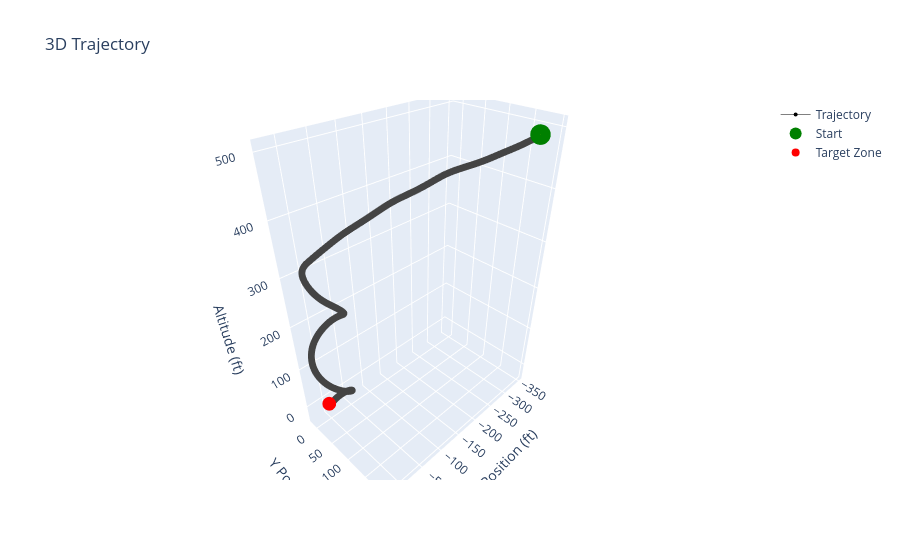
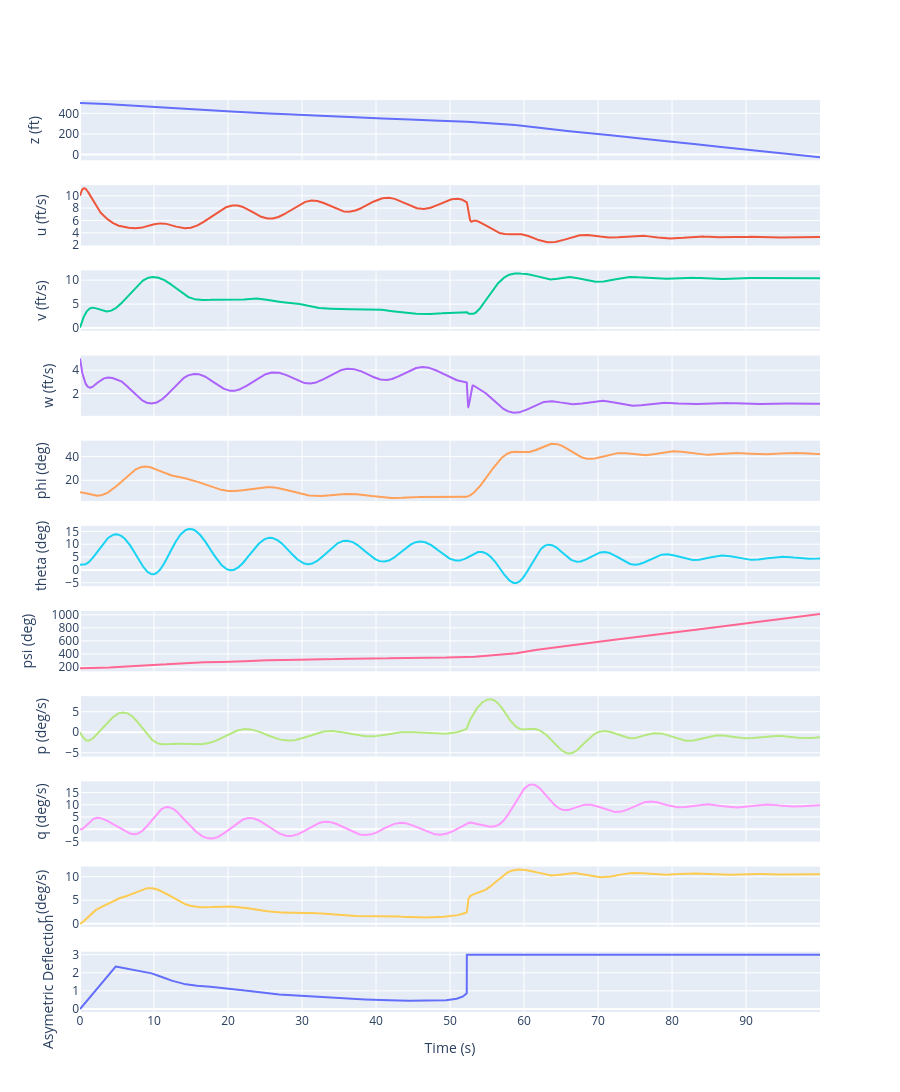

The code cell stored with these charts, in order, in its notebook:
### Markdown cell above
### Plot Trajectory

### Code cell
# convert angles to degrees for plotting
for i in range(6, 12):
    xs = xs.at[:, i].set(xs[:, i] * RAD_TO_DEG)

# change z-coord to altitude
xs = xs.at[:, 2].set(-xs[:, 2] + 2 * xs[:, 2][0])

label_idx_to_plot = {
    # "x (ft)": 0,
    # "y (ft)": 1,
    "z (ft)": 2,
    "u (ft/s)": 3,
    "v (ft/s)": 4,
    "w (ft/s)": 5,
    "phi (deg)": 6,
    "theta (deg)": 7,
    "psi (deg)": 8,
    "p (deg/s)": 9,
    "q (deg/s)": 10,
    "r (deg/s)": 11,
}
labels = list(label_idx_to_plot.keys())
indices = list(label_idx_to_plot.values())

plot_3D_traj(xs, ts)
plot_states(xs, labels, indices, us, ts)

# plot_jann_body(xs, ts)

### Figure 1 — Plotly figure (JSON) as saved in the notebook; plotly's stock layout.template omitted (floating-point values rounded to 4 significant figures; data arrays with more than 128 entries replaced by an {"elided": "..."} marker saying what was removed)
{"data": [{"hoverinfo": "text", "line": {"color": {"elided": "10001 float values"}, "colorscale": [[0, "#440154"], [0.1111, "#482878"], [0.2222, "#3e4989"], [0.3333, "#31688e"], [0.4444, "#26828e"], [0.5556, "#1f9e89"], [0.6667, "#35b779"], [0.7778, "#6ece58"], [0.8889, "#b5de2b"], [1, "#fde725"]], "width": 0.5}, "marker": {"size": 4}, "mode": "lines+markers", "name": "Trajectory", "text": {"elided": "10000 str values"}, "type": "scatter3d", "x": {"elided": "10001 float values"}, "y": {"elided": "10001 float values"}, "z": {"elided": "10001 float values"}}, {"hoverinfo": "text", "hovertext": "Start<br>Time: 0.00s", "marker": {"color": "green", "size": 12, "symbol": "circle"}, "mode": "markers", "name": "Start", "showlegend": true, "type": "scatter3d", "x": [-300], "y": [200], "z": [500]}, {"hovertext": "Target Zone Center", "marker": {"color": "red", "size": 8, "symbol": "circle"}, "mode": "markers", "name": "Target Zone", "type": "scatter3d", "x": [0], "y": [0], "z": [0]}], "layout": {"scene": {"aspectmode": "data", "xaxis": {"title": {"text": "X Position (ft)"}}, "yaxis": {"title": {"text": "Y Position (ft)"}}, "zaxis": {"title": {"text": "Altitude (ft)"}}}, "title": {"text": "3D Trajectory"}}}

### Figure 2 — Plotly figure (JSON) as saved in the notebook; plotly's stock layout.template omitted (floating-point values rounded to 4 significant figures; data arrays with more than 128 entries replaced by an {"elided": "..."} marker saying what was removed)
{"data": [{"name": "z (ft)", "type": "scatter", "x": {"elided": "10000 float values"}, "xaxis": "x", "y": {"elided": "10000 float values"}, "yaxis": "y"}, {"name": "u (ft/s)", "type": "scatter", "x": {"elided": "10000 float values"}, "xaxis": "x2", "y": {"elided": "10000 float values"}, "yaxis": "y2"}, {"name": "v (ft/s)", "type": "scatter", "x": {"elided": "10000 float values"}, "xaxis": "x3", "y": {"elided": "10000 float values"}, "yaxis": "y3"}, {"name": "w (ft/s)", "type": "scatter", "x": {"elided": "10000 float values"}, "xaxis": "x4", "y": {"elided": "10000 float values"}, "yaxis": "y4"}, {"name": "phi (deg)", "type": "scatter", "x": {"elided": "10000 float values"}, "xaxis": "x5", "y": {"elided": "10000 float values"}, "yaxis": "y5"}, {"name": "theta (deg)", "type": "scatter", "x": {"elided": "10000 float values"}, "xaxis": "x6", "y": {"elided": "10000 float values"}, "yaxis": "y6"}, {"name": "psi (deg)", "type": "scatter", "x": {"elided": "10000 float values"}, "xaxis": "x7", "y": {"elided": "10000 float values"}, "yaxis": "y7"}, {"name": "p (deg/s)", "type": "scatter", "x": {"elided": "10000 float values"}, "xaxis": "x8", "y": {"elided": "10000 float values"}, "yaxis": "y8"}, {"name": "q (deg/s)", "type": "scatter", "x": {"elided": "10000 float values"}, "xaxis": "x9", "y": {"elided": "10000 float values"}, "yaxis": "y9"}, {"name": "r (deg/s)", "type": "scatter", "x": {"elided": "10000 float values"}, "xaxis": "x10", "y": {"elided": "10000 float values"}, "yaxis": "y10"}, {"name": "Control Input", "type": "scatter", "x": {"elided": "10000 float values"}, "xaxis": "x11", "y": {"elided": "10000 float values"}, "yaxis": "y11"}], "layout": {"height": 2200, "showlegend": false, "xaxis": {"anchor": "y", "domain": [0, 1], "matches": "x11", "showticklabels": false}, "xaxis10": {"anchor": "y10", "domain": [0, 1], "matches": "x11", "showticklabels": false}, "xaxis11": {"anchor": "y11", "domain": [0, 1], "title": {"text": "Time (s)"}}, "xaxis2": {"anchor": "y2", "domain": [0, 1], "matches": "x11", "showticklabels": false}, "xaxis3": {"anchor": "y3", "domain": [0, 1], "matches": "x11", "showticklabels": false}, "xaxis4": {"anchor": "y4", "domain": [0, 1], "matches": "x11", "showticklabels": false}, "xaxis5": {"anchor": "y5", "domain": [0, 1], "matches": "x11", "showticklabels": false}, "xaxis6": {"anchor": "y6", "domain": [0, 1], "matches": "x11", "showticklabels": false}, "xaxis7": {"anchor": "y7", "domain": [0, 1], "matches": "x11", "showticklabels": false}, "xaxis8": {"anchor": "y8", "domain": [0, 1], "matches": "x11", "showticklabels": false}, "xaxis9": {"anchor": "y9", "domain": [0, 1], "matches": "x11", "showticklabels": false}, "yaxis": {"anchor": "x", "domain": [0.9339, 1], "title": {"text": "z (ft)"}}, "yaxis10": {"anchor": "x10", "domain": [0.09339, 0.1595], "title": {"text": "r (deg/s)"}}, "yaxis11": {"anchor": "x11", "domain": [0, 0.06612], "title": {"text": "Asymetric Deflection"}}, "yaxis2": {"anchor": "x2", "domain": [0.8405, 0.9066], "title": {"text": "u (ft/s)"}}, "yaxis3": {"anchor": "x3", "domain": [0.7471, 0.8132], "title": {"text": "v (ft/s)"}}, "yaxis4": {"anchor": "x4", "domain": [0.6537, 0.7198], "title": {"text": "w (ft/s)"}}, "yaxis5": {"anchor": "x5", "domain": [0.5603, 0.6264], "title": {"text": "phi (deg)"}}, "yaxis6": {"anchor": "x6", "domain": [0.4669, 0.5331], "title": {"text": "theta (deg)"}}, "yaxis7": {"anchor": "x7", "domain": [0.3736, 0.4397], "title": {"text": "psi (deg)"}}, "yaxis8": {"anchor": "x8", "domain": [0.2802, 0.3463], "title": {"text": "p (deg/s)"}}, "yaxis9": {"anchor": "x9", "domain": [0.1868, 0.2529], "title": {"text": "q (deg/s)"}}}}
